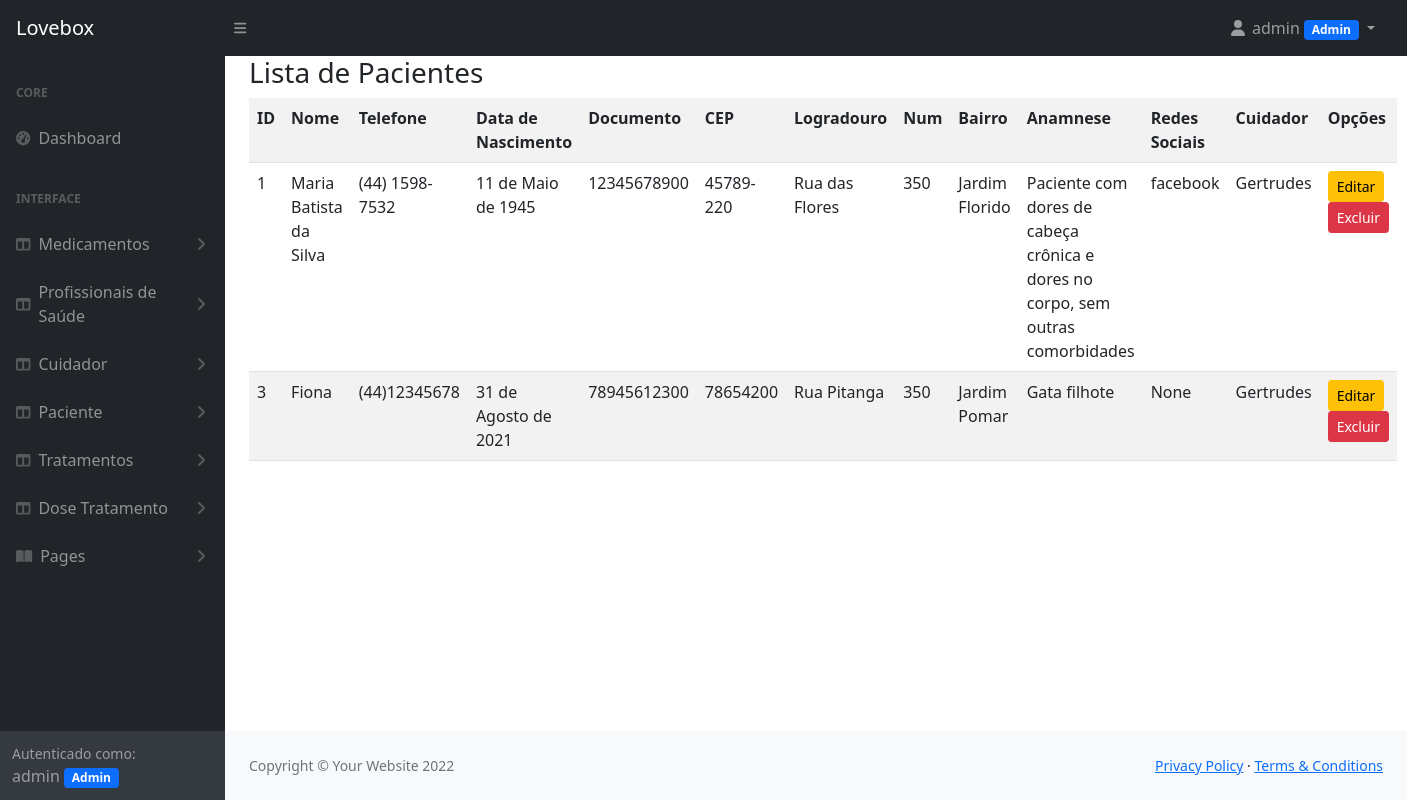
/listar/pacientes/ (signed in), run on an earlier commit of the app's database.
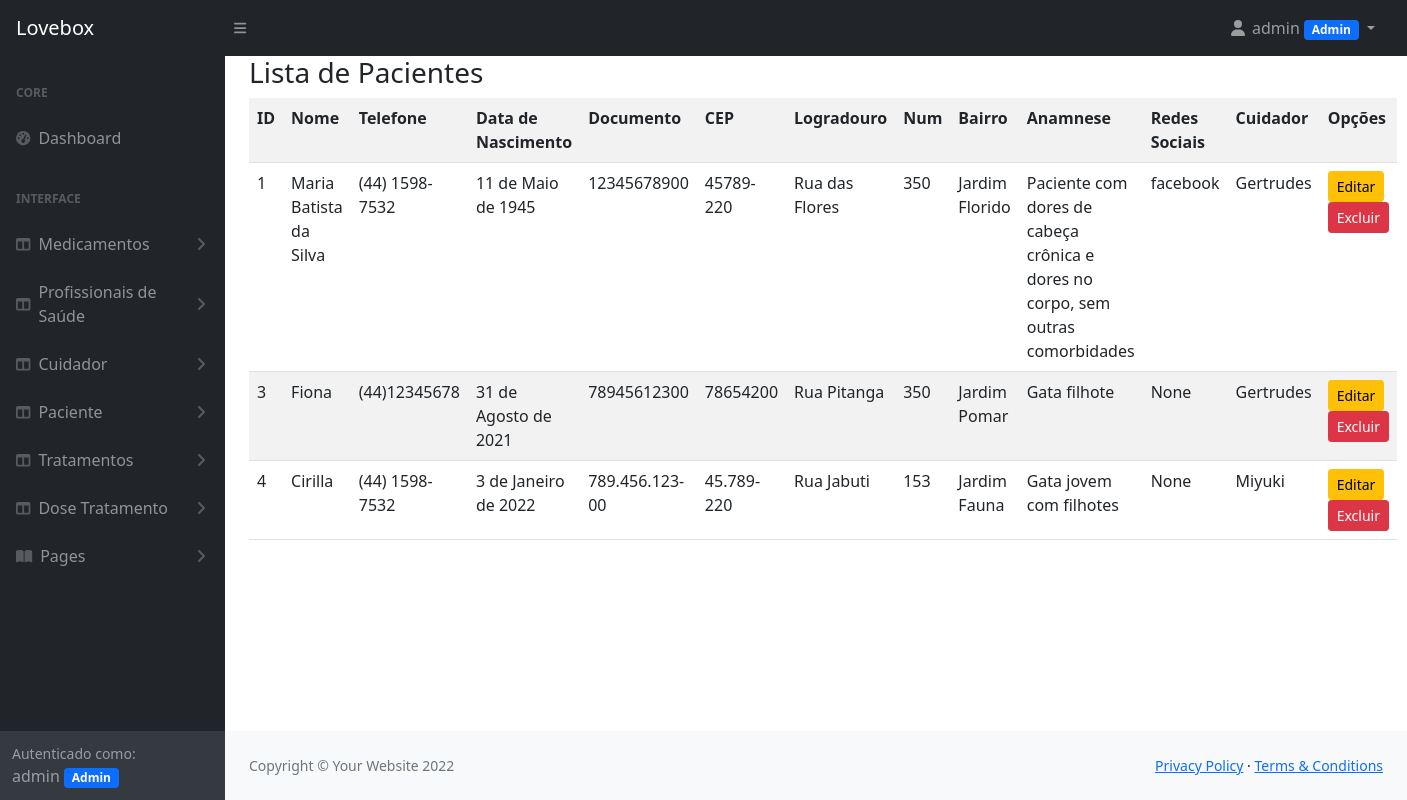
And on a later commit of the database.
### cadastros/models.py (models this page shows, shortened)
class Paciente(models.Model):
    nome = models.CharField(max_length=255)
    telefone = models.CharField(max_length=50)
    data_nascimento = models.DateField()
    documento = models.CharField(max_length=50)
    cep = models.CharField(max_length=20)
    logradouro = models.CharField(max_length=255)
    numero = models.CharField(max_length=10)
    bairro = models.CharField(max_length=50)
    anamnese = models.TextField()
    redes_sociais = models.CharField(max_length=255, null=True, blank=True)
    cuidador = models.ForeignKey(Cuidador, on_delete=models.PROTECT)
    usuario = models.ForeignKey(User, on_delete=models.PROTECT)

class Cuidador(models.Model):
    nome = models.CharField(max_length=255)
    telefone = models.CharField(max_length=50)
    crc = models.CharField(max_length=50, verbose_name='Conselho Regional de Classe', null=True, blank=True)
    redes_sociais = models.CharField(max_length=255, null=True, blank=True)
    usuario = models.ForeignKey(User, on_delete=models.PROTECT)

### cadastros/views.py (the view)
# urls.py: path('listar/pacientes/', PacienteList.as_view(), name='listar-pacientes'),
class PacienteList(LoginRequiredMixin, ListView):
    login_url = reverse_lazy('login')
    model = Paciente
    template_name = 'cadastros/listar-pacientes.html'
    def get_queryset(self):
        self.object_list = Paciente.objects.filter(usuario=self.request.user).select_related()
        return self.object_list

### cadastros/templatetags/meus_filtros.py (called while the page is built)
@register.filter(name="esta_no_grupo")
def esta_no_grupo(usuario, nome_do_grupo):
    if(usuario.groups.filter(name=nome_do_grupo)):
        return True
    else:
        return False

### cadastros/templates/cadastros/listar-pacientes.html (shortened to what this page needs)
{% extends 'cadastros/modelo.html' %}
{% load static %}
{% block titulo_pagina %}
    <h3>Lista de Pacientes</h3>
{% endblock %}
{% block conteudo %}
   <table class="table table-striped p-4">
       <tr>
           <th>ID</th>
           <th>Nome</th>
           <th>Telefone</th>
           <th>Data de Nascimento</th>
           <th>Documento</th>
           <th>CEP</th>
           <th>Logradouro</th>
           <th>Num</th>
           <th>Bairro</th>
           <th>Anamnese</th>
           <th>Redes Sociais</th>
           <th>Cuidador</th>
           <th>Opções</th>
       </tr>
       {% for paciente in object_list %}
       <tr>
           <td>{{ paciente.pk }}</td>
           <td>{{ paciente.nome }}</td>
           <td>{{ paciente.telefone }}</td>
           <td>{{ paciente.data_nascimento }}</td>
           <td>{{ paciente.documento }}</td>
           <td>{{ paciente.cep }}</td>
           <td>{{ paciente.logradouro }}</td>
           <td>{{ paciente.numero }}</td>
           <td>{{ paciente.bairro }}</td>
           <td>{{ paciente.anamnese }}</td>
           <td>{{ paciente.redes_sociais }}</td>
           <td>{{ paciente.cuidador.nome }}</td>
           <td>
               <a href="{% url 'atualizar-paciente' paciente.pk %}" class="btn btn-warning btn-sm">Editar</a>
               <a href="{% url 'excluir-paciente' paciente.pk %}" class="btn btn-danger btn-sm">Excluir</a>
           </td>
       </tr>
       {% empty %}
       <tr>
           <td colspan="100%">Nenhum paciente cadastrado!</td>
       </tr>
       {% endfor %}
   </table>
{% endblock %}

### cadastros/templates/cadastros/modelo.html (shortened to what this page needs)
{% load static %}
{% load meus_filtros %}
<!DOCTYPE html>
<html lang="pt-br">
<head>
    <link href="https://cdn.jsdelivr.net/npm/simple-datatables@latest/dist/style.css" rel="stylesheet" />
    <link href="{% static 'css/styles.css' %}" rel="stylesheet" />
</head>
<body class="sb-nav-fixed">
    {% block menu %}
    <nav class="sb-topnav navbar navbar-expand navbar-dark bg-dark">
        <a class="navbar-brand ps-3" href="{% url 'index' %}">Lovebox</a>
        <button class="btn btn-link btn-sm order-1 order-lg-0 me-4 me-lg-0" id="sidebarToggle" href="#!"><i
                class="fas fa-bars"></i></button>
        <ul class="navbar-nav ms-auto ms-md-0 me-3 me-lg-4">
            {% if request.user.is_authenticated %}
            <div style="position: right;">
                <li class="nav-item dropdown">
                    <a class="nav-link dropdown-toggle" id="navbarDropdown" href="#" role="button" data-bs-toggle="dropdown"
                        aria-expanded="false">
                        <i class="fas fa-user fa-fw"></i>
                        {{ request.user }}
                        {% if request.user|esta_no_grupo:"Administrador" %}
                        <span class="badge bg-primary">Admin</span>
                        {% endif %}
                    </a>
                </li>
                {% else %}
                <li class="nav-item">
                    <a class="btn btn-success" href="{% url 'login' %}">Entrar</a>
                </li>
            </div>
            {% endif %}
        </ul>
    </nav>
    {% endblock %}
    <div id="layoutSidenav">
        {% block menu-lateral %}
        <div id="layoutSidenav_nav">
            <nav class="sb-sidenav accordion sb-sidenav-dark" id="sidenavAccordion">
                <div class="sb-sidenav-menu">
                    <div class="nav">
                        <div class="sb-sidenav-menu-heading">Core</div>
                        <a class="nav-link" href="{% url 'index' %}">
                            <div class="sb-nav-link-icon"><i class="fas fa-tachometer-alt"></i></div>
                            Dashboard
                        </a>
                        <div class="sb-sidenav-menu-heading">Interface</div>
                        <a class="nav-link collapsed" href="#" data-bs-toggle="collapse"
                            data-bs-target="#collapseLayoutsMed" aria-expanded="false" aria-controls="collapseLayoutsMed">
                            <div class="sb-nav-link-icon"><i class="fas fa-columns"></i></div>
                            Medicamentos
                            <div class="sb-sidenav-collapse-arrow"><i class="fas fa-angle-down"></i></div>
                        </a>
                        <a class="nav-link collapsed" href="#" data-bs-toggle="collapse"
                            data-bs-target="#collapseLayoutsProf" aria-expanded="false" aria-controls="collapseLayoutsProf">
                            <div class="sb-nav-link-icon"><i class="fas fa-columns"></i></div>
                            Profissionais de Saúde
                            <div class="sb-sidenav-collapse-arrow"><i class="fas fa-angle-down"></i></div>
                        </a>
                        {% if request.user.is_authenticated %}
                        <a class="nav-link collapsed" href="#" data-bs-toggle="collapse"
                            data-bs-target="#collapseLayoutsCuidador" aria-expanded="false" aria-controls="collapseLayoutsCuidador">
                            <div class="sb-nav-link-icon"><i class="fas fa-columns"></i></div>
                            Cuidador
                            <div class="sb-sidenav-collapse-arrow"><i class="fas fa-angle-down"></i></div>
                        </a>
                        <a class="nav-link collapsed" href="#" data-bs-toggle="collapse"
                            data-bs-target="#collapseLayoutsPac" aria-expanded="false" aria-controls="collapseLayoutsPac">
                            <div class="sb-nav-link-icon"><i class="fas fa-columns"></i></div>
                            Paciente
                            <div class="sb-sidenav-collapse-arrow"><i class="fas fa-angle-down"></i></div>
                        </a>
                        <a class="nav-link collapsed" href="#" data-bs-toggle="collapse"
                            data-bs-target="#collapseLayoutsTrat" aria-expanded="false" aria-controls="collapseLayoutsTrat">
                            <div class="sb-nav-link-icon"><i class="fas fa-columns"></i></div>
                            Tratamentos
                            <div class="sb-sidenav-collapse-arrow"><i class="fas fa-angle-down"></i></div>
                        </a>
                        <a class="nav-link collapsed" href="#" data-bs-toggle="collapse"
                            data-bs-target="#collapseLayoutsDose" aria-expanded="false" aria-controls="collapseLayoutsDose">
                            <div class="sb-nav-link-icon"><i class="fas fa-columns"></i></div>
                            Dose Tratamento
                            <div class="sb-sidenav-collapse-arrow"><i class="fas fa-angle-down"></i></div>
                        </a>
                        {% endif %}
                        <a class="nav-link collapsed" href="#" data-bs-toggle="collapse" data-bs-target="#collapsePages"
                            aria-expanded="false" aria-controls="collapsePages">
                            <div class="sb-nav-link-icon"><i class="fas fa-book-open"></i></div>
                            Pages
                            <div class="sb-sidenav-collapse-arrow"><i class="fas fa-angle-down"></i></div>
                        </a>
                    </div>
                </div>
                {% if request.user.is_authenticated %}
                <div class="sb-sidenav-footer">
                    <div class="small">Autenticado como:</div>
                    {{ request.user }}
                    {% if request.user|esta_no_grupo:"Administrador" %}
                    <span class="badge bg-primary">Admin</span>
                    {% endif %}
                </div>
                {% endif %}
            </nav>
        </div>
        {% endblock %}
        <div id="layoutSidenav_content">
            <main>
                <div class="container-fluid px-4">
                    {% block titulo_pagina %}{% endblock %}
                        {% block conteudo %}{% endblock %}
                </div>
            </main>
            <footer class="py-4 bg-light mt-auto">
                <div class="container-fluid px-4">
                    <div class="d-flex align-items-center justify-content-between small">
                        {% block rodape %}
                        <div class="text-muted">Copyright &copy; Your Website 2022</div>
                        <div>
                            <a href="#">Privacy Policy</a>
                            &middot;
                            <a href="#">Terms &amp; Conditions</a>
                        </div>
                        {% endblock %}
                    </div>
                </div>
            </footer>
        </div>
    </div>
</body>
</html>

What changed in the data, as far as the page shows it:
added Paciente: pk "4", nome "Cirilla", telefone "(44) 1598-7532", data_nascimento "3 de Janeiro de 2022", documento "789.456.123-00", cep "45.789-220", logradouro "Rua Jabuti", numero "153", bairro "Jardim Fauna", anamnese "Gata jovem com filhotes", redes_sociais "None", cuidador.nome "Miyuki"
